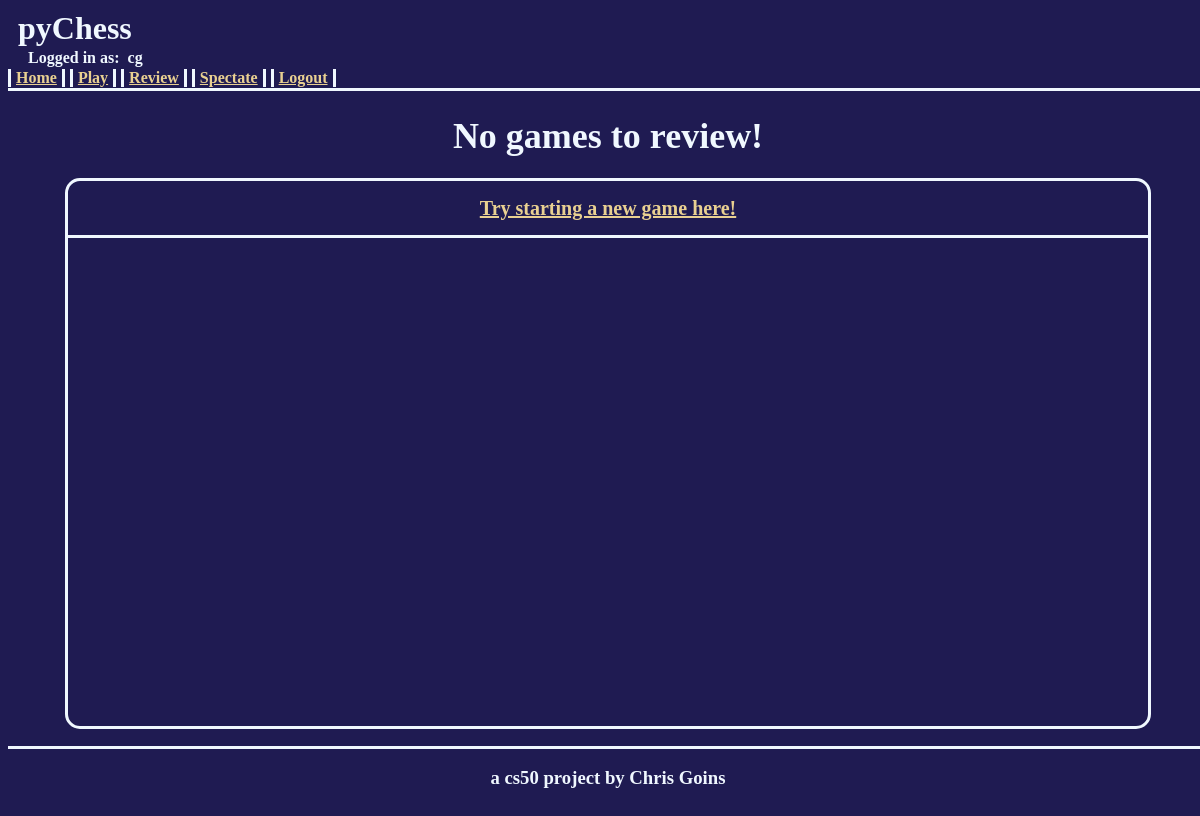
The page /review (signed in) on the database as committed earlier.
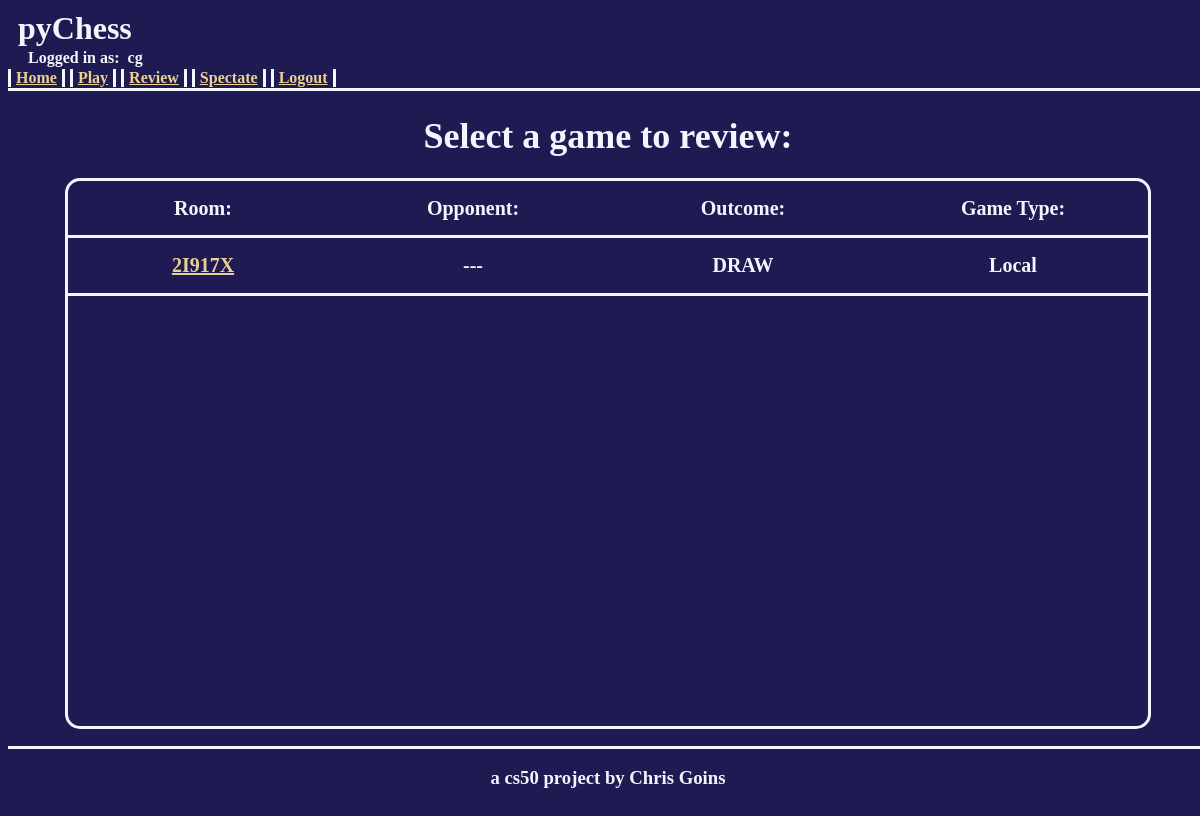
The same page on the database as committed later.
### pychess/models.py (models this page shows, shortened)
class Game(models.Model):
    roomCode = models.CharField(max_length=6, unique=True, null=True, blank=True)
    player1 = models.ForeignKey(User, on_delete=models.CASCADE, related_name="player1")
    player2 = models.ForeignKey(User, on_delete=models.CASCADE, related_name="player2", null=True, blank=True)
    isActive = models.BooleanField()
    winner = models.ForeignKey(User, on_delete=models.CASCADE, related_name="winner", null=True, blank=True)

### pychess/views.py (the view)
# urls.py: path("review", views.review, name="review"),
@login_required
def review(request):
    if request.method == "GET":
        gameQuery = Game.objects.filter(player1 = request.user) | Game.objects.filter(player2 = request.user)
        games = []
        for query in gameQuery:
            if not query.isActive:
                if query.player1 != query.player2:
                    gameType = "Network"
                    opponent = query.player2 if request.user == query.player1 else query.player1
                else:
                    gameType = "Local"
                    opponent = "---"
                game = {}
                game['gameType'] = gameType
                game['opponent'] = opponent
                if query.winner == request.user:
                    game['outcome'] = "WIN"
                elif query.winner == None:
                    game['outcome'] = "DRAW"
                else:
                    game['outcome'] = "LOSE"
                game['roomCode'] = query.roomCode
                games.append(game)
        return render(request, 'pychess/review.html', {"games":games})
    else:
        return JsonResponse({"error":"Invalid request method"}, status=405)

### pychess/templates/pychess/review.html (shortened to what this page needs)
{% extends "pychess/layout.html"%}
{% block body %}
<div class="pageHeader">
    {% if games %}
        Select a game to review:
    {% else %}
        No games to review!
    {% endif %}
</div>
<div class="tableContainer">
    <div class="infoTable">
        {% if games %}
            <div class="infoRow">
                <div class="infoItem">Room:</div>
                <div class="infoItem">Opponent:</div>
                <div class="infoItem">Outcome:</div>
                <div class="infoItem">Game Type:</div>
            </div>
            {% for game in games %}
                <div class="infoRow">
                    <div class="infoItem"><a href="{% url 'reviewGame' game.roomCode %}">{{ game.roomCode }}</a></div>
                    <div class="infoItem">{{ game.opponent }}</div>
                    <div class="infoItem">{{ game.outcome }}</div>
                    <div class="infoItem">{{ game.gameType }}</div>
                </div>
            {% endfor %}
        {% else %}
            <div class="infoRow">
                <a href="{% url 'play' %}">Try starting a new game here!</a>
            </div>
        {% endif %}
    </div>
</div>
{% endblock %}

Rows that differ between the two databases and show on the page:
now on this page (row edited): Game: roomCode "2I917X"
Other text that changed with them:
text no longer shown: "No games to review! Try starting a new game here!"
text now shown: "Select a game to review: Room: Opponent: Outcome: Game Type:"
new list line: "--- DRAW Local"
